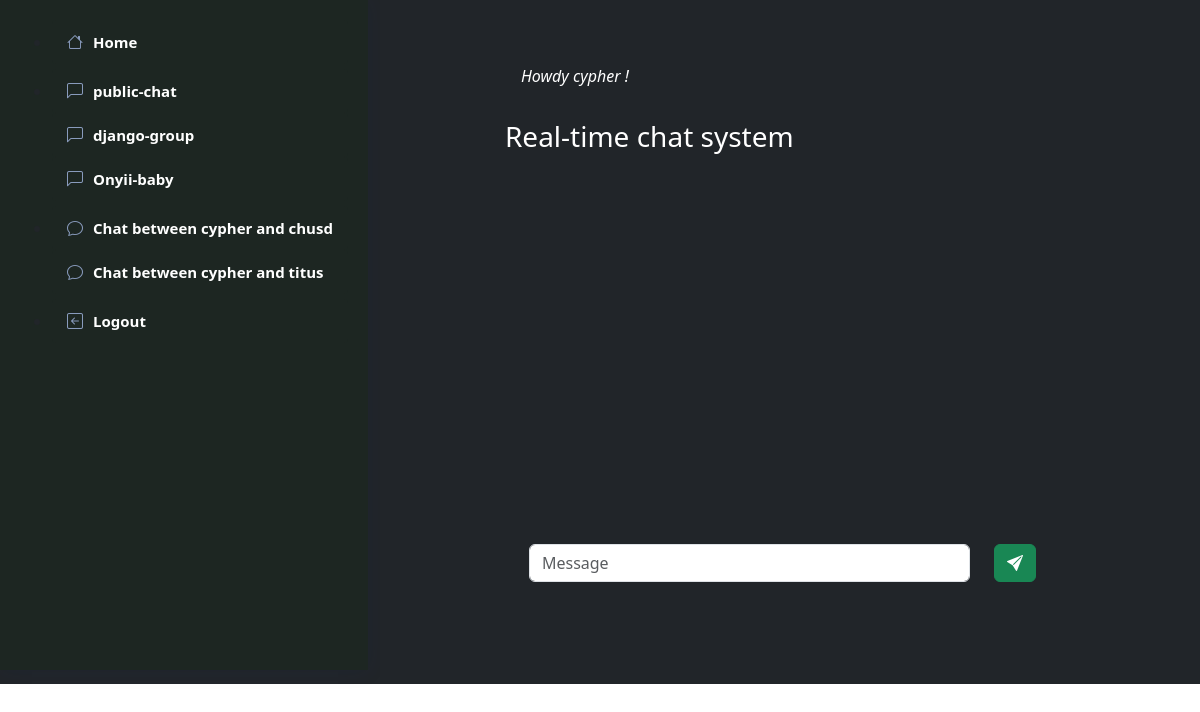
The app's page / (signed in) with its own data.
### home/models.py (models this page shows, shortened)
class ChatGroup(models.Model):
    group_name = models.CharField(max_length=100, unique=True)
    def __str__(self):
        return self.group_name

class PrivateChat(models.Model):
    user1 = models.ForeignKey(User, related_name='chat_user1', on_delete=models.CASCADE)
    user2 = models.ForeignKey(User, related_name='chat_user2', on_delete=models.CASCADE)
    def __str__(self):
        return f'Chat between {self.user1.username} and {self.user2.username}'
    def name(self):
        return f'{self.user1} and {self.user2}'

### home/views.py (the view)
# urls.py: path('', views.groups, name='home'),
def groups(request):
    rooms = ChatGroup.objects.all()
    private_rooms = []
    for chat in PrivateChat.objects.all():
        if request.user.username in chat.name():
            private_rooms.append(chat)
    return render(request, 'home/index.html', {'rooms': rooms, 'private_rooms': private_rooms})

### home/templates/home/index.html (shortened to what this page needs)
{% extends 'home/base.html' %} {% block content %}
<div class="col bg-dark">
  <div id="scroll" class="container-sm bg-dark text-white my-5 w-75">
    <div class="row text-left p-3">
      <div class="col">
        {% if user.is_authenticated %}
        <p><i>Howdy {{ request.user }} !</i></p>
        {% else %}
        <p><i>Howdy dear !</i></p>
        {% endif %}
      </div>
      <div class="col">
      </div>
    </div>
    <div id="chat-messages" class="row">
      <h3>Real-time chat system</h3>
    </div>
    <form>
      <div class="row p-4">
        <div class="col-10">
          <input type="text" class="form-control" placeholder="Message" , />
        </div>
        <div class="col-2">
          <button type="reset" class="btn btn-success">
            <i class="bi bi-send-fill"></i>
          </button>
        </div>
      </div>
    </form>
  </div>
</div>
{{ "None"|json_script:'json-room' }} {% endblock %}

### home/templates/home/base.html (shortened to what this page needs)
{% load static %}
<!DOCTYPE html>
<html lang="en">
  <head>
    <link rel="stylesheet" href="{% static 'home/main.css' %}" />
    <link
      href="https://cdn.jsdelivr.net/npm/bootstrap@5.3.3/dist/css/bootstrap.min.css"
      rel="stylesheet"
    />
    <link
      rel="stylesheet"
      href="https://cdn.jsdelivr.net/npm/bootstrap-icons@1.11.3/font/bootstrap-icons.min.css"
    />
  </head>
  <body>
    <div class="row">
      <div class="col-md-auto bg-dark">
        <aside id="sidebar" class="sidebar">
          <ul class="sidebar-nav" id="sidebar-nav">
            {% if user.is_authenticated %}
            <li class="nav-item">
              <a class="nav-link collapsed" href="{% url 'home' %}">
                <i class="bi bi-house"></i>
                <span>Home</span>
              </a>
            </li>
            <li class="nav-item">
              {% for room in rooms %}
              <a
                class="nav-link collapsed"
                href="{% url 'group_chat' room.group_name %}"
              >
                <i class="bi bi-chat-left"></i>
                <span>{{ room }}</span>
              </a>
              {% endfor %}
            </li>
            <li class="nav-item">
              {% for chatroom in private_rooms %}
              <a
                class="nav-link collapsed"
                href="{% url 'private_chat' user1=chatroom.user1.id user2=chatroom.user2.id %}"
              >
                <i class="bi bi-chat"></i>
                <span>{{ chatroom }}</span>
              </a>
              {% endfor %}
            </li>
            <li class="nav-item">
              <form id="logout-form" action="{% url 'logout' %}" method="POST">
                <a
                  class="nav-link collapsed"
                  href=""
                  onclick="document.getElementById('logout-form').submit(); return false;"
                  ><i class="bi bi-arrow-left-square"></i>Logout</a
                >
              </form>
            </li>
            {% endif %}
          </ul>
        </aside>
      </div>
      {% block content %} {% endblock %}
    </div>
  </body>
</html>

### home/static/home/main.css (style rules this page uses)
#chat-messages { height: 400px; overflow-y: auto; }
#scroll { padding-bottom: 30px; }
.sidebar { left: 0; bottom: 0; height: 670px; z-index: 996; transition: all 0.3s; padding: 20px; overflow-y: auto; scrollbar-width: thin; scrollbar-color: #aab7cf transparent; box-shadow: 0px 0px 20px rgba(1, 41, 112, 0.1); background-color: #1d2622; }
.sidebar-nav .nav-item { margin-bottom: 5px; }
.sidebar-nav .nav-link { display: flex; align-items: center; font-size: 15px; font-weight: 600; color: #4154f1; transition: 0.3; background: #25332c; padding: 10px 15px; border-radius: 4px; }
.sidebar-nav .nav-link i { font-size: 16px; margin-right: 10px; color: #4154f1; }
.sidebar-nav .nav-link.collapsed { color: #fff; background: #1d2622; }
.sidebar-nav .nav-link.collapsed i { color: #899bbd; }

### records on screen
ChatGroup: group_name "public-chat"
ChatGroup: group_name "django-group"
ChatGroup: group_name "Onyii-baby"
PrivateChat: user1+user2 "Chat between cypher and chusd"
PrivateChat: user1+user2 "Chat between cypher and titus"

### other values on screen
{{ request.user }} "cypher"
